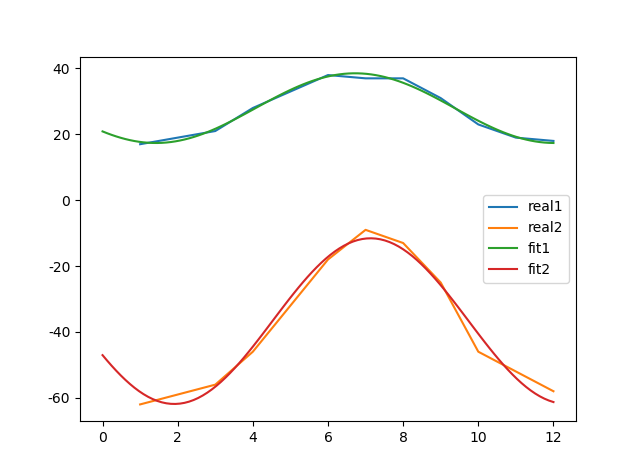

This figure's Python source:
import numpy as np
import matplotlib.pyplot as plt
import matplotlib.font_manager
from scipy.optimize import curve_fit 

 
#2） 温度数据的曲线拟合
#最大值: 17, 19, 21, 28, 33, 38, 37, 37, 31, 23, 19, 18
#最小值: -62, -59, -56, -46, -32, -18, -9, -13, -25, -46, -52, -58
#绘制这些温度极值。
#定义一个函数，可以描述温度的最大值和最小值。提示：这个函数的周期是一年。提示：包含时间偏移。
#用scipy.optimize.curve_fit()拟合这个函数与数据。
#绘制结果。这个拟合合理吗？如果不合理，为什么？
#最低温度和最高温度的时间偏移是否与拟合一样精确？


month=np.array([1,2,3,4,5,6,7,8,9,10,11,12])
Tmax=np.array([17,19,21,28,33,38,37,37,31,23,19,18])
Tmin=np.array([-62,-59,-56,-46,-32,-18,-9,-13,-25,-46,-52,-58])

def func2(time,A,k,theta,C):

    '''

    温度T对于时间t的函数:周期为k，omiga=2pi/k

    T=A*sin(omiga*time+theta)+C

    '''

    
    return A*np.sin(2*np.pi/k*time+theta)+C

p0=(8,12,-2,28)
p1=(10,12,-2,28)
popt1,pcov1=curve_fit(func2,month,Tmax,p0=p0)
popt2,pcov2=curve_fit(func2,month,Tmin,p0=p1)
print(popt1,popt2)
x=np.linspace(0,12,100)

plt.rcParams['font.family'] = ['Heiti']
plt.rcParams['font.sans-serif'] = ['Heiti'] # 步骤一（替换sans-serif字体）
plt.rcParams['axes.unicode_minus'] = False   # 步骤二（解决坐标轴负数的负号显示问题）
plt.plot(month,Tmax,label=u"real1")
plt.plot(month,Tmin,label=u"real2")
plt.plot(x,func2(x,*popt1),label=u"fit1")
plt.plot(x,func2(x,*popt2),label=u"fit2")
plt.legend()
plt.show()
